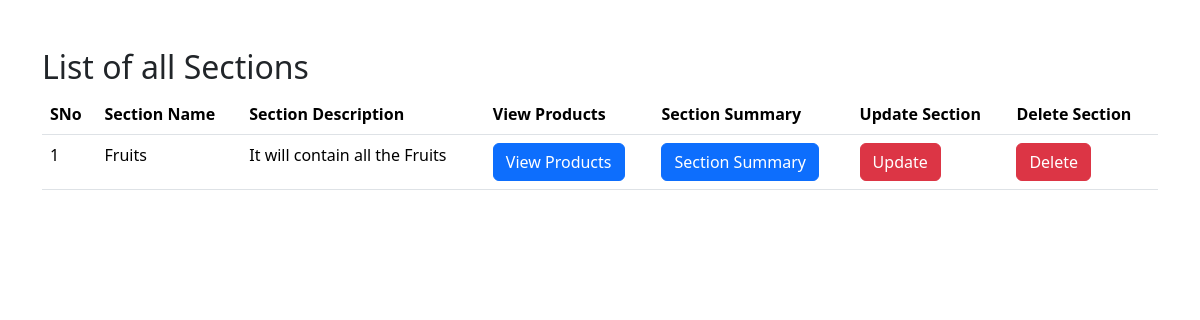
/sections, run on an earlier commit of the app's database.
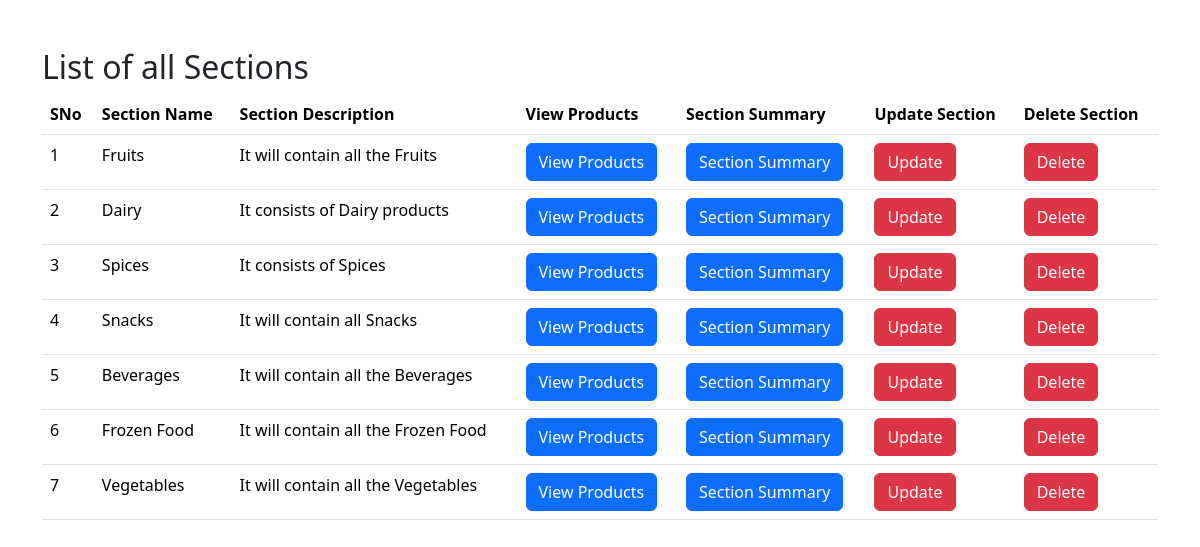
And on a later commit of the database.
### app.py (models this page shows)
class Section(db.Model):
    section_id = db.Column(db.Integer, primary_key=True)
    section_name = db.Column(db.String(100), unique=True, nullable=False)
    section_description = db.Column(db.String(1000), nullable=False)
    products = db.relationship('Product', backref='section', lazy=True, cascade="all, delete-orphan")

### app.py (the view)
@app.route('/sections')
def view_sections():
     all = Section.query.all()
     return render_template("view_sections.html", all = all)

### templates/view_sections.html (shortened to what this page needs)
<!DOCTYPE html>
<html lang="en">
<head>
    <link rel="stylesheet" href="https://cdn.jsdelivr.net/npm/bootstrap/dist/css/bootstrap.min.css">
</head>
<body>
    <div class="container mt-5">
        <h2>List of all Sections</h2>
        <table class="table">
            <thead>
                <tr>
                    <th>SNo</th>
                    <th>Section Name</th>
                    <th>Section Description</th>
                    <th>View Products</th>
                    <th>Section Summary</th>
                    <th>Update Section</th>
                    <th>Delete Section</th>
                </tr>
            </thead>
            <tbody>
                {% for section in all %}
                <tr>
                    <td>{{ section.section_id }}</td>
                    <td>{{ section.section_name }}</td>
                    <td>{{ section.section_description }}</td>
                    <td>
                        <form action="/section/{{ section.section_id }}/products" method="post">
                            <button type="submit" class="btn btn-primary">View Products</button>
                        </form>
                    </td>
                    <td>
                        <form action="/section/{{ section.section_id }}/summary" method="post">
                            <button type="submit" class="btn btn-primary">Section Summary</button>
                        </form>
                    </td>
                    <td>
                        <form action="/section/update" method="post">
                            <button type="submit" class="btn btn-danger">Update</button>
                        </form>
                    </td>
                    <td>
                        <form action="/section/{{ section.section_id }}/delete" method="post">
                            <button type="submit" class="btn btn-danger">Delete</button>
                        </form>
                    </td>
                </tr>
                {% endfor %}
            </tbody>
        </table>
    </div>
</body>
</html>

What changed in the data, as far as the page shows it:
added Section: section_id "2", section_name "Dairy", section_description "It consists of Dairy products"
added Section: section_id "3", section_name "Spices", section_description "It consists of Spices"
added Section: section_id "4", section_name "Snacks", section_description "It will contain all Snacks"
added Section: section_id "5", section_name "Beverages", section_description "It will contain all the Beverages"
added Section: section_id "6", section_name "Frozen Food", section_description "It will contain all the Frozen Food"
added Section: section_id "7", section_name "Vegetables", section_description "It will contain all the Vegetables"
